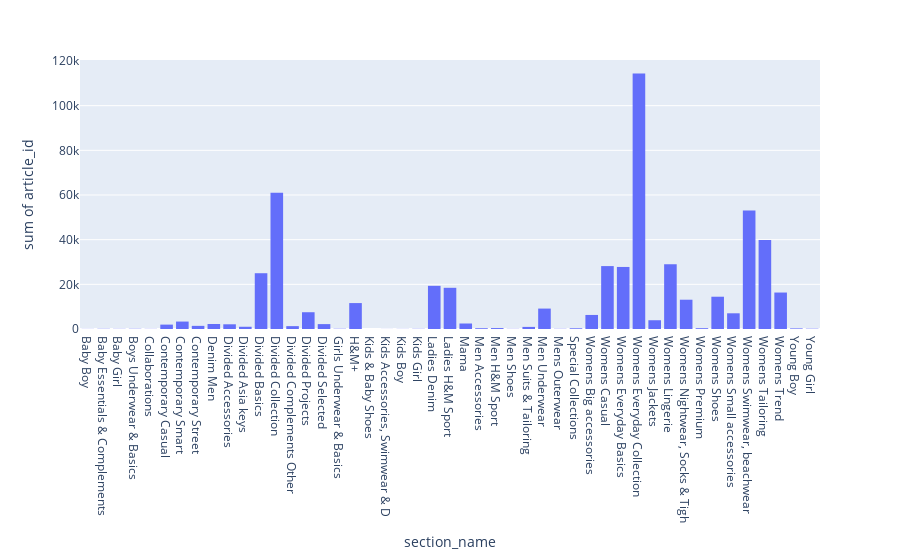

Notebook cell for this chart:
### Code cell
plot_feature(detailed_transactions, "section_name")

### Figure 1 — Plotly figure (JSON) as saved in the notebook; plotly's stock layout.template omitted (floating-point values rounded to 4 significant figures)
{"data": [{"bingroup": "x", "histfunc": "sum", "hovertemplate": "section_name=%{x}<br>sum of article_id=%{y}<extra></extra>", "legendgroup": "", "marker": {"color": "#636efa", "pattern": {"shape": ""}}, "name": "", "orientation": "v", "showlegend": false, "type": "histogram", "x": ["Baby Boy", "Baby Essentials & Complements", "Baby Girl", "Boys Underwear & Basics", "Collaborations", "Contemporary Casual", "Contemporary Smart", "Contemporary Street", "Denim Men", "Divided Accessories", "Divided Asia keys", "Divided Basics", "Divided Collection", "Divided Complements Other", "Divided Projects", "Divided Selected", "Girls Underwear & Basics", "H&M+", "Kids & Baby Shoes", "Kids Accessories, Swimwear & D", "Kids Boy", "Kids Girl", "Ladies Denim", "Ladies H&M Sport", "Mama", "Men Accessories", "Men H&M Sport", "Men Shoes", "Men Suits & Tailoring", "Men Underwear", "Mens Outerwear", "Special Collections", "Womens Big accessories", "Womens Casual", "Womens Everyday Basics", "Womens Everyday Collection", "Womens Jackets", "Womens Lingerie", "Womens Nightwear, Socks & Tigh", "Womens Premium", "Womens Shoes", "Womens Small accessories", "Womens Swimwear, beachwear", "Womens Tailoring", "Womens Trend", "Young Boy", "Young Girl"], "xaxis": "x", "y": [54, 101, 80, 111, 68, 1967, 3332, 1407, 2239, 2105, 1004, 24975, 60985, 1280, 7510, 2189, 125, 11605, 9, 30, 55, 92, 19327, 18448, 2463, 351, 422, 74, 941, 9142, 100, 322, 6292, 28167, 27784, 114421, 3921, 29006, 13114, 368, 14454, 7029, 53037, 39853, 16328, 271, 145], "yaxis": "y"}], "layout": {"barmode": "relative", "legend": {"tracegroupgap": 0}, "margin": {"t": 60}, "xaxis": {"anchor": "y", "domain": [0, 1], "title": {"text": "section_name"}}, "yaxis": {"anchor": "x", "domain": [0, 1], "title": {"text": "sum of article_id"}}}}
